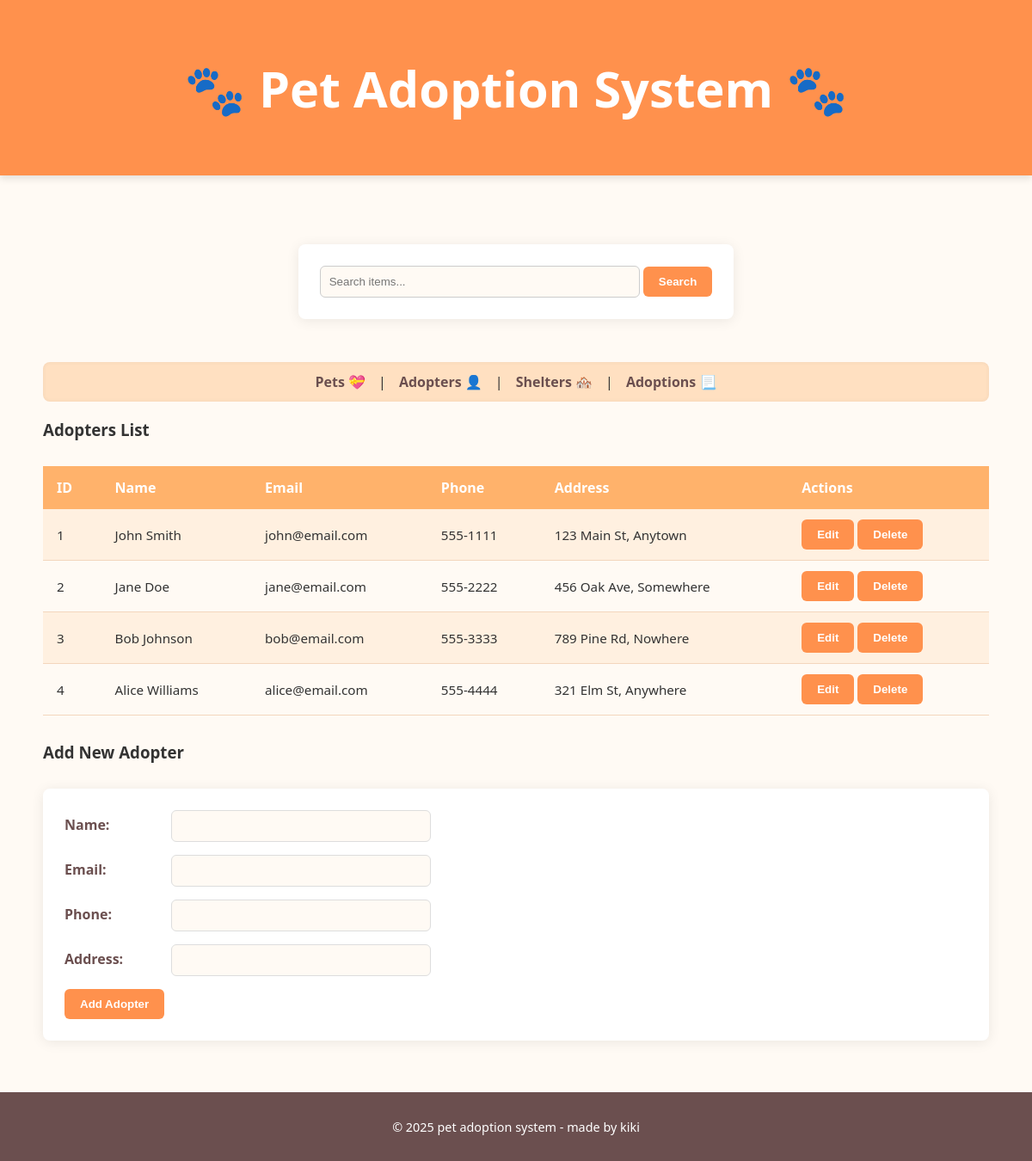
Page /?page=adopters on the committed database.
### tables this page shows
CREATE TABLE adopters (
    id INT AUTO_INCREMENT PRIMARY KEY,
    name VARCHAR(100) NOT NULL,
    email VARCHAR(100) NOT NULL,
    phone VARCHAR(20) NOT NULL,
    address VARCHAR(255) NOT NULL
);

### config/db.php (called while the page is built, shortened)
<?php
class Database {
    private $host     = "localhost";
    private $username = "root";
    private $password = "";
    private $dbname   = "pet_adoption_db";
    public function __construct() {
        try {
            $this->conn = new PDO("mysql:host=$this->host;dbname=$this->dbname", $this->username, $this->password);
        } catch (PDOException $e) {
            echo "Connection failed: " . $e->getMessage();
        }
    }
}

### class/Adopter.php (called while the page is built, shortened)
<?php
require_once 'config/db.php';
class Adopter {
    private $db;
    public function __construct() {
        $this->db = (new Database())->conn;
    }
    public function getAllAdopters() {
        $stmt = $this->db->query("SELECT * FROM adopters");
        return $stmt->fetchAll(PDO::FETCH_ASSOC);
    }
}

### view/adopters.php (the view, shortened to what this page needs)
<h3>Adopters List</h3>
<?php
    $adopters_list = $adopter->getAllAdopters();
    if (! empty($adopters_list)):
?>
<table border="1">
    <tr>
        <th>ID</th>
        <th>Name</th>
        <th>Email</th>
        <th>Phone</th>
        <th>Address</th>
        <th>Actions</th>
    </tr>
    <?php foreach ($adopters_list as $a): ?>
    <tr>
        <td><?php echo $a['id'] ?></td>
        <td><?php echo htmlspecialchars($a['name']) ?></td>
        <td><?php echo htmlspecialchars($a['email']) ?></td>
        <td><?php echo htmlspecialchars($a['phone']) ?></td>
        <td><?php echo htmlspecialchars($a['address']) ?></td>
        <td>
            <button onclick="document.getElementById('edit-adopter-<?php echo $a['id'] ?>').style.display='block'">Edit</button>
            <form method="POST" style="display: inline;">
                <button type="submit" onclick="return confirm('Are you sure you want to delete this adopter?')">Delete</button>
            </form>
        </td>
    </tr>
    <?php endforeach; ?>
</table>
<?php else: ?>
<p><i>No items.</i></p>
<?php endif; ?>
<h3>Add New Adopter</h3>
<form method="POST">
    <div>
        <label>Name:</label>
        <input type="text" name="name" required>
    </div>
    <div>
        <label>Email:</label>
        <input type="email" name="email" required>
    </div>
    <div>
        <label>Phone:</label>
        <input type="text" name="phone" required>
    </div>
    <div>
        <label>Address:</label>
        <input type="text" name="address" required>
    </div>
    <button type="submit">Add Adopter</button>
</form>

### style.css (style rules this page uses)
body { font-family: 'Segoe UI', sans-serif; margin: 0; padding: 0; background-color: #fffaf4; color: #333; }
table { width: 100%; border-collapse: collapse; margin: 30px 0; border: none; background-color: transparent; }
table th { background-color: #ffb26b; color: white; padding: 14px 16px; text-align: left; border: none; font-size: 1rem; }
table td { background-color: #fffaf4; padding: 12px 16px; border: none; font-size: 0.95rem; border-bottom: 1px solid #f3d6bd; }
table tr { border: none; border-radius: 8px; overflow: hidden; }
table tr:nth-child(even) td { background-color: #fff0e0; }
form:not([style*="display: inline"]) { background-color: #fff; padding: 25px; border-radius: 8px; box-shadow: 0 2px 15px rgba(0, 0, 0, 0.08); margin: 30px 0; }
form div { margin-bottom: 15px; }
label { display: inline-block; width: 120px; font-weight: bold; color: #6b4f4f; }
input[type="text"], input[type="email"], input[type="number"], select, textarea { width: 280px; padding: 10px; border: 1px solid #ddd; border-radius: 6px; background-color: #fffaf4; }
button { background-color: #ff914d; color: white; padding: 10px 18px; border: none; border-radius: 6px; cursor: pointer; font-weight: bold; transition: background-color 0.3s ease; }

### rows in the picture
adopters: id "1", name "John Smith", email "john@email.com", phone "555-1111", address "123 Main St, Anytown"
adopters: id "2", name "Jane Doe", email "jane@email.com", phone "555-2222", address "456 Oak Ave, Somewhere"
adopters: id "3", name "Bob Johnson", email "bob@email.com", phone "555-3333", address "789 Pine Rd, Nowhere"
adopters: id "4", name "Alice Williams", email "alice@email.com", phone "555-4444", address "321 Elm St, Anywhere"
